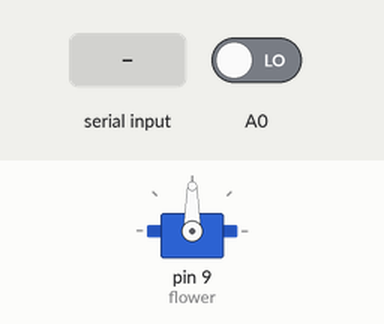
Bench run of a sketch on a simulated Arduino Uno, built with avr-gcc and run on an emulated ATmega328P. Parts: servo. The inputs (shaded band) are chosen by the test bench; at power-on: A0 LOW. What the sketch prints to the serial monitor is not drawn.

Above: at 1.2 s.
1.3 s: "<!>" received over Serial
4.3 s: "1" received over Serial
Timing chart, 0 to 7.3 s (numbered marks = the images above; inputs shaded):
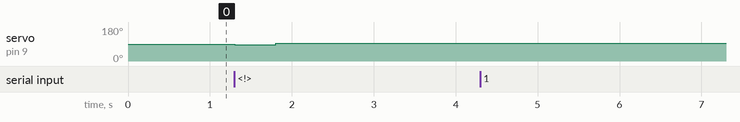

Measured:
- after the input at 1.3 s, servo on pin 9 (flower): 90° → 85° at once, → 95° 0.50 s later, → 93° 1.0 s later
- after the input at 4.3 s, every drawn part: stays the same

The sketch:

TI.ino
```cpp
// Receives file size from python
// Calculates servo rotation amount
// Rotates amount if emergency stop not pressed (if file size == 0, retracts)
// Watches for microphone input
// If microphone is blown, sends byte to python to delete contents


#include <Servo.h>
Servo flower;
const long servo_off = 1500; // microsec
const long unscrew = servo_off + 25; // microsec
const long screw = servo_off - 80; // microsec

const long totalTime = 10 * 1E3; // 10 sec
const long totalSize = 360; // KB

const long biggestFile = 180; // KB
const long smallestFile = 65; // KB

long accumulator = 0;
long manual_control = 500;


void setup() {
    Serial.begin(115200);
    Serial.println("Starting...");
    flower.attach(9);
}


void handleSerial()
{
    if (Serial.available())
    {
        long fileSize = Serial.read();
        Serial.println(fileSize); // KB
        Serial.flush();

        if (fileSize > smallestFile && fileSize < biggestFile)
        {
            // rotate acoording to the file size
            long rotationTime = fileSize * totalTime / totalSize;
            accumulator += rotationTime;

            if (accumulator > totalTime) {
                Serial.println("folder overflow");
            } else {
                flower.writeMicroseconds(screw);
                delay(rotationTime);
            }
        } else if (fileSize == '!') {
            // go back to initial position
            reset();
        } else if (fileSize == '<') {               // screw manually
            // go back to initial position
            Serial.println("screwing");
            flower.writeMicroseconds(screw);
            delay(manual_control);
            accumulator += manual_control;
        } else if (fileSize == '>') {               // UNscrew manually
            // go back to initial position
            Serial.println("unscrewing");
            flower.writeMicroseconds(unscrew);
            delay(manual_control);
            accumulator = 0;
        } else {
            Serial.println("file size incorrect");
        }
        flower.writeMicroseconds(servo_off);
    }
}


void handleNoise() {
    const long threshold = 1000;
    static long trig_cnt = 0;
    float noise_detected = digitalRead(A0);

    if (noise_detected) { // TEMPORARY
        trig_cnt++;
        delay(1);
        if (trig_cnt > threshold) {
            // send reset command to computer:
            reset();
            flower.writeMicroseconds(servo_off);
            trig_cnt = 0;
        }
    }
    else
        trig_cnt = 0;
}


void reset() {
    // go back to initial position
    Serial.println("Reset!");
    flower.writeMicroseconds(unscrew);
    delay(accumulator);
    accumulator = 0;
}


void loop()
{
    handleSerial();
    handleNoise();
}
```
